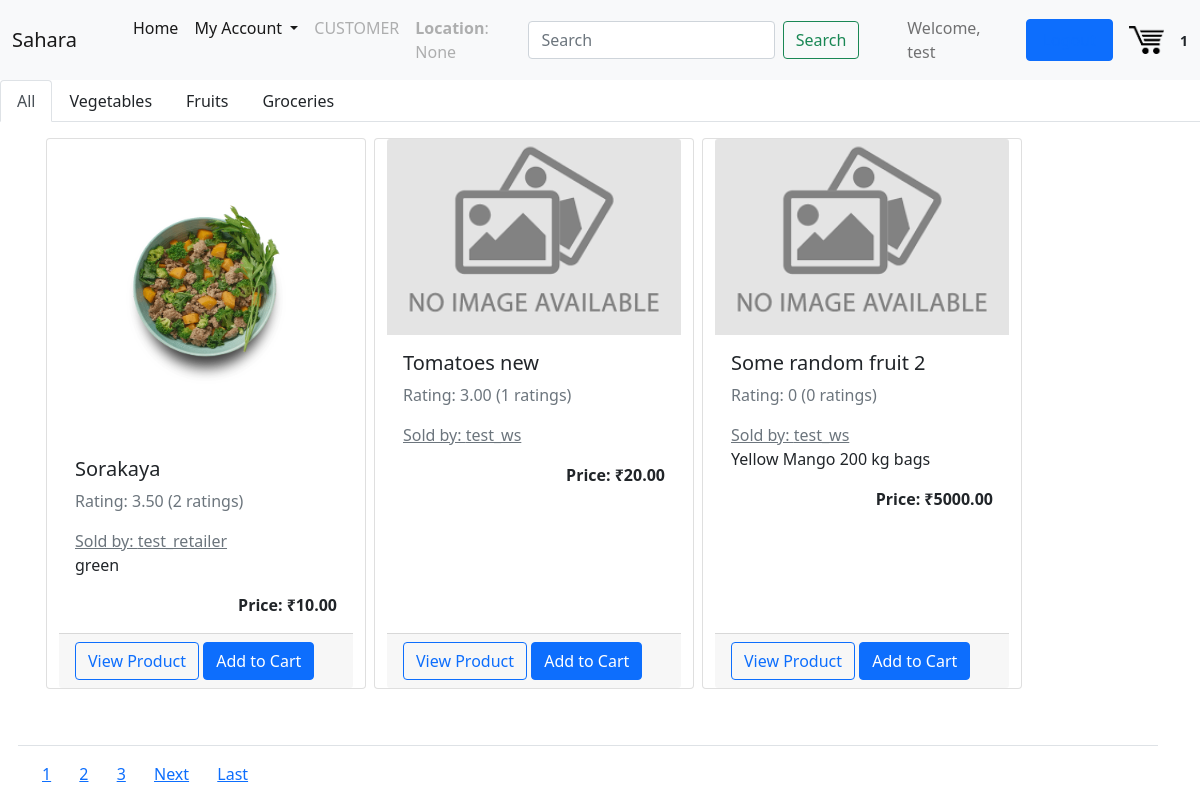
Screenshot of / (signed in) with the database file from the repository.
### users/models.py (models this page shows, shortened)
class Profile(models.Model):
    user = models.OneToOneField(User, on_delete=models.CASCADE)
    user_type = models.CharField(max_length=20, choices = USER_TYPES, default = "CUSTOMER")
    location = models.CharField(max_length=50, blank=True, null=True)
    country = models.CharField(max_length=50, blank=True, null=True)
    state = models.CharField(max_length=50, blank=True, null=True)

### core/models.py (models this page shows, shortened)
class Product(models.Model):
    seller = models.ForeignKey(User, on_delete = models.CASCADE, related_name="seller")
    date_posted = models.DateTimeField(auto_now_add=True)
    stock = models.DecimalField(max_digits=20, decimal_places=2, default=0.00, validators=[MinValueValidator(Decimal('0.00'))])
    title = models.CharField(max_length=255)
    content = models.TextField(blank=True, null=True)
    img = models.FileField(default = "default.png", upload_to = "", blank=True, null=True)
    tags = models.CharField(
        max_length = 20,
        choices = CAT_CHOICES,
        default = 'vegetables',
    )
    measurment_unit = models.CharField(
        max_length = 5,
        choices = UNIT_CHOICES,
        default = 'kg',
    )
    price_per_unit = models.DecimalField(max_digits=20, decimal_places=2, validators=[MinValueValidator(Decimal('0.00'))])
    @property
    def get_star_rating(self):
        feedback_items = self.feedback.all()
        star_ratings = [item.stars for item in feedback_items]
        tot = sum(star_ratings)
        if len(star_ratings):
            return tot/len(star_ratings)
        else:
            return 0
    @property
    def number_of_ratings(self):
        feedback_items = self.feedback.all()
        return len([item.stars for item in feedback_items])

class Feedback(models.Model):
    order = models.ForeignKey(Order, on_delete=models.CASCADE)
    product = models.ForeignKey(Product, on_delete=models.CASCADE, related_name="feedback")
    user = models.ForeignKey(User, on_delete=models.CASCADE)
    date_posted = models.DateTimeField(auto_now_add=True)
    stars = models.DecimalField(max_digits=3, decimal_places=2, validators=[MaxValueValidator(5),MinValueValidator(1)], blank=True, null=True)
    review = models.TextField(blank=True, null=True)

### core/views.py (the view)
# urls.py: path('', ProductListView.as_view(), name = "app-home"),
class ProductListView(ListView):
    model = Product
    template_name = 'core/home.html'
    context_object_name = 'prods'
    ordering = ['-date_posted']
    paginate_by = 3
    def get_context_data(self, **kwargs):
        context =  super().get_context_data(**kwargs)
        customer = self.request.user
        order, created = Order.objects.get_or_create(customer=customer, complete=False)
        cartItems = order.get_cart_items
        context['cartItems'] = cartItems
        return context

### core/models.py (called while the page is built)
    @property
    def get_cart_items(self):
        order_items = self.orderitem_set.all()
        x = [item.quantity for item in order_items]
        total = len(x)
        return total

### core/templates/core/home.html (shortened to what this page needs)
{% extends "core/base.html" %}
{% block nav %}
  <ul class="nav nav-tabs">
    <li class="nav-item">
      <a class="nav-link active" href="/">All</a>
    </li>
    <li class="nav-item">
      <a class="nav-link" style="text-decoration: none; color: inherit;" href="/product/vegetables">Vegetables</a>
    </li>
    <li class="nav-item">
      <a class="nav-link" style="text-decoration: none; color: inherit;" href="/product/fruits">Fruits</a>
    </li>
    <li class="nav-item">
      <a class="nav-link" style="text-decoration: none; color: inherit;" href="/product/groceries">Groceries</a>
    </li>
{% endblock %}
{% block content %}
    {% for prod in prods %}
        <div class="card mr-3" style="position: relative; top:1rem; left: 1rem; width: 20rem; margin-right: 0.5rem; margin-bottom: 0.5rem;">
            <a href="{% url 'prod-detail' prod.id %}">
                <img src="{{ prod.img.url }}" class="card-img-top" alt="Product image">
            </a>
            <div class="card-body">
                <a style="text-decoration: none; color:inherit" href="{% url 'prod-detail' prod.id %}">
                    <h5 class="card-title">{{ prod.title }}</h5>
                    <p class="text-muted">Rating: {{prod.get_star_rating}} ({{ prod.number_of_ratings }} ratings)</p>
                </a>
                <a class="card-subtitle text-muted" href="{% url 'seller-prods' user.username %}">Sold by: {{ prod.seller }}</a>
                <p class="card-text" style="white-space: nowrap; overflow: hidden; text-overflow: ellipsis;">{{ prod.content }}</p>
                <strong style="float: right;">Price: &#8377;{{ prod.price_per_unit }}</strong>
              </div>
              <div class='card-footer'>
                <a href="{% url 'prod-detail' prod.id %}" class="card-link btn btn-outline-primary">View Product</a>
                <button data-product = "{{ prod.id }}" data-action="add" class="btn btn-primary update-cart">Add to Cart</button>
            </div>
          </div>
      {% endfor %}
    {% if is_paginated %}
          <div class="row border-top pt-3" style="display: inline; margin-top: 4rem;">
            {% for num in page_obj.paginator.page_range %}
              {% if page_obj.number == num %}
                <a class="" href="?page={{ num }}">{{ num }}</a>
              {% elif num > page_obj.number|add:'-3' and num < page_obj.number|add:'3' %}
                <a  class="" href="?page={{ num }}">{{ num }}</a>
              {% endif %}
            {% endfor %}
            {% if page_obj.has_next %}
              <a class="" href="?page={{ page_obj.next_page_number }}">Next</a>
              <a class="" href="?page={{ page_obj.paginator.num_pages }}">Last</a>
            {% endif %}
    {% endif %}
          </div>
{% endblock content %}

### core/templates/core/base.html (shortened to what this page needs)
{% load static %}
<!DOCTYPE html>
<html lang="en">
<head>
    <link href="https://cdn.jsdelivr.net/npm/bootstrap@5.0.0-beta3/dist/css/bootstrap.min.css" rel="stylesheet">
    <link rel="stylesheet" href="{% static 'core/css/main.css' %}">
</head>
<body>
    <header class = "site-header">
        <nav class="navbar navbar-expand-lg navbar-light bg-light">
            <div class="container-fluid">
              <a class="navbar-brand" href="{% url 'app-home' %}">Sahara</a>
              <div class="collapse navbar-collapse" id="navbarSupportedContent">
                <ul class="navbar-nav me-auto mb-2 mb-lg-0" style="position: relative; margin-left: 2rem;">
                  <li class="nav-item">
                    <a class="nav-link active" aria-current="page" href="{% url 'app-home' %}">Home</a>
                  </li>
                  <li class="nav-item dropdown">
                    <a class="nav-link active dropdown-toggle" href="#" id="navbarDropdown" role="button" data-bs-toggle="dropdown" aria-expanded="false">
                      My Account
                    </a>
                  </li>
                  {% if user.is_authenticated %}
                  <li class="nav-item">
                    <a class="nav-link disabled" href="#" tabindex="-1" aria-disabled="true">{{user.profile.user_type}}</a>
                  </li>
                  <li class="nav-item">
                    <a class="nav-link disabled" href="#" tabindex="-1" aria-disabled="true"><b>Location</b>: {{user.profile.location}}</a>
                  </li>
                  {% endif %}
                </ul>
                  <form method="POST" action="/search" class="d-flex text-center" style="margin-right: 3em;">
                    <input class="form-control me-2" name="search" type="search" placeholder="Search" id="searchbox" aria-label="Search">
                    <button class="nav-item btn btn-outline-success" type="submit">Search</button>
                  </form>
                {% if user.is_authenticated %}
                      <span class="navbar-text" style="margin-right: 0.5em;">
                      Welcome, {{user.username}}
                      </span>
                      <a class = "nav-item nav-link btn btn-primary d-flex" style="float: right; margin-left: 0.5rem;" href="/logout">Logout</a>
                {% endif %}
                <a href="{% url 'cart' %}">
                <img  id="cart-icon" width="35" style="margin-left: 1rem; margin-right: 1rem;" src="{% static 'core/cart.png' %}">
                </a>
                <small style="font-weight:bold;">{{ cartItems }}</small>
              </div>
            </div>
          </nav>
          {% block nav %}
          {% endblock %}
    </header>
    <main role="main" class="container">
      <div class="row">
          {% block content %}{% endblock %}
        </div>
    </main>
    <link rel="stylesheet" href="https://use.fontawesome.com/releases/v5.7.0/css/all.css">
  </body>
</html>

### rows the page displays
Product: img (picture), title "Sorakaya", get_star_rating "3.50", number_of_ratings "2", seller "test_retailer", content "green", price_per_unit "10.00"
Product: img (placeholder picture), title "Tomatoes new", get_star_rating "3.00", number_of_ratings "1", seller "test_ws", price_per_unit "20.00"
Product: img (placeholder picture), title "Some random fruit 2", get_star_rating "0", number_of_ratings "0", seller "test_ws", content "Yellow Mango 200 kg bags", price_per_unit "5000.00"

### other values shown
{{ user.profile.user_type }} "CUSTOMER"
{{ user.profile.location }} "None"
{{ user.username }} "test"
{{ cartItems }} "1"
{{ num }} "1"
{{ num }} "2" "3"
